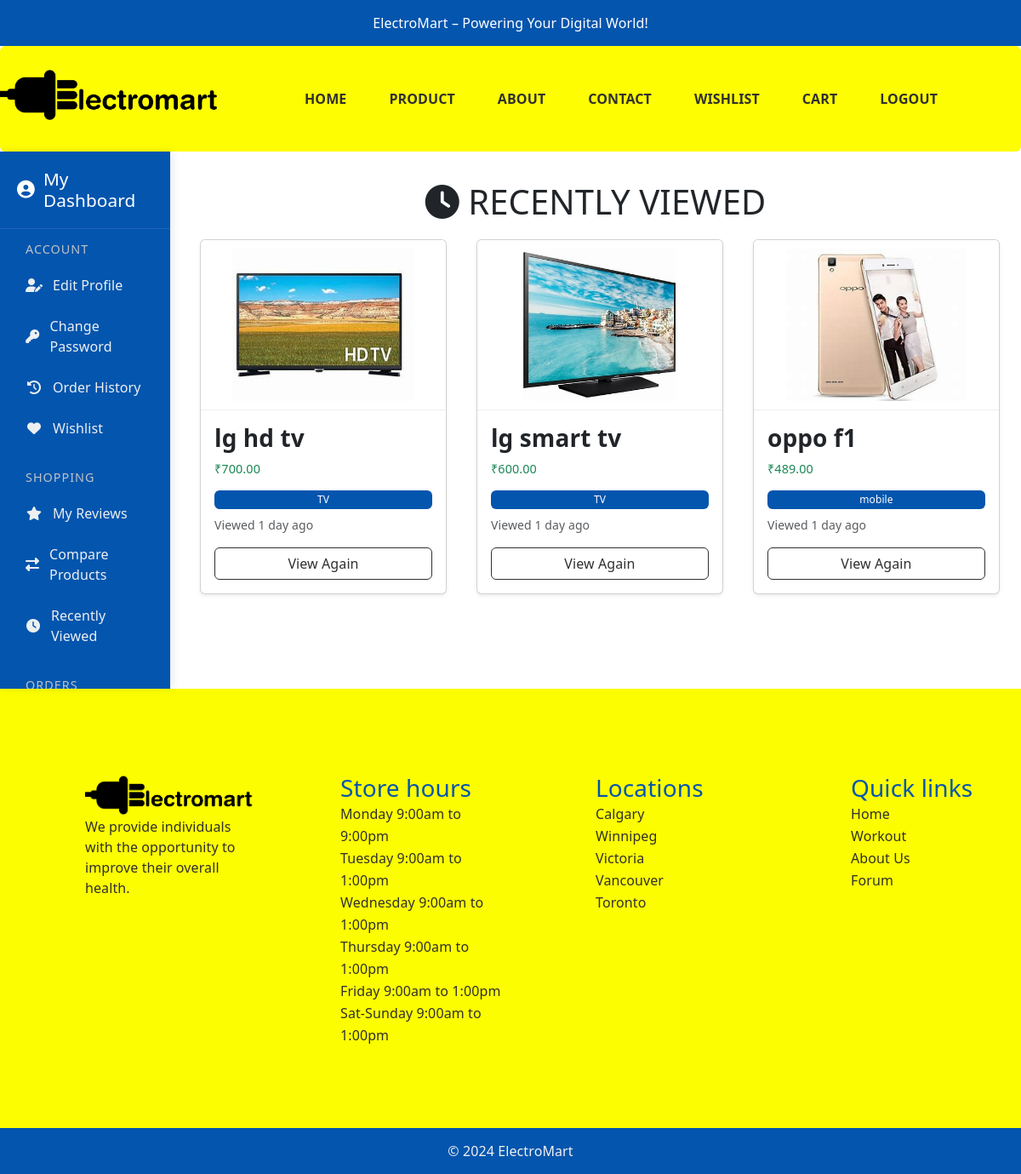
The page /customer/recently-viewed.php (signed in) on the database its author committed.
### tables this page shows
CREATE TABLE `recently_viewed` (
  `rid` int(11) NOT NULL,
  `id` int(11) NOT NULL,
  `product_id` int(11) NOT NULL,
  `viewed_at` datetime DEFAULT current_timestamp()
);

CREATE TABLE `products` (
  `id` int(11) NOT NULL,
  `vendor_id` int(11) NOT NULL,
  `name` varchar(255) NOT NULL,
  `description` text DEFAULT NULL,
  `Features` varchar(255) NOT NULL,
  `price` decimal(10,2) NOT NULL,
  `category` int(11) DEFAULT NULL,
  `stock` int(11) DEFAULT 0,
  `image` varchar(255) DEFAULT NULL,
  `created_at` timestamp NOT NULL DEFAULT current_timestamp()
);

CREATE TABLE `categories` (
  `id` int(11) NOT NULL,
  `name` varchar(255) NOT NULL,
  `created_at` timestamp NOT NULL DEFAULT current_timestamp()
);

### customer/recently-viewed.php (the view, shortened to what this page needs)
<?php include '../config/db.php';
$user_id = $_SESSION['user_id'] ?? 0;
$recently_viewed = [];
if ($user_id > 0) {
    $sql = "
        SELECT p.id, p.name, p.price, p.image, rv.viewed_at, c.name AS category_name
        FROM recently_viewed rv
        JOIN products p ON rv.product_id = p.id
        LEFT JOIN categories c ON p.category = c.id
        WHERE rv.id = ?
        ORDER BY rv.viewed_at DESC
        LIMIT 5
    ";
    $stmt = $conn->prepare($sql);
    $stmt->bind_param("i", $user_id);
    $stmt->execute();
    $res = $stmt->get_result();
    while ($row = $res->fetch_assoc()) {
        $recently_viewed[] = $row;
    }
}
function time_elapsed_string($datetime) {
    $now = new DateTime;
    $ago = new DateTime($datetime);
    $diff = $now->diff($ago);
    $diff->w = floor($diff->d / 7);
    $diff->d -= $diff->w * 7;
    $string = [
        'y' => 'year',
        'm' => 'month',
        'w' => 'week',
        'd' => 'day',
        'h' => 'hour',
        'i' => 'minute',
        's' => 'second',
    ];
    foreach ($string as $k => $v) {
        if ($diff->$k) {
            return $diff->$k . ' ' . $v . ($diff->$k > 1 ? 's' : '') . ' ago';
        }
    }
    return 'just now';
}
?>
<!DOCTYPE html>
<html lang="en">
<head>
    <link rel="stylesheet" href="https://cdnjs.cloudflare.com/ajax/libs/font-awesome/6.4.0/css/all.min.css">
    <link rel="stylesheet" href="public/css/stylesheet.css">
</head>
<body>
    <?php include 'header.php'; ?>
    <div class="dashboard-container">
        <?php include 'dashboard-sidebar.php'; ?>
        <main class="profile-main-content">
            <h1><i class="fas fa-clock"></i> Recently Viewed</h1>
            <div class="recently-viewed-container">
                <?php if (!empty($recently_viewed)): ?>
                    <?php foreach ($recently_viewed as $product): ?>
                        <div class="col-md-4 mb-4">
                    <div class="card h-100 shadow-sm">
                        <?php if (!empty($product['image']) && file_exists("../images/" . $product['image'])): ?>
                            <img src="../images/<?php echo htmlspecialchars($product['image']); ?>" class="card-img-top" alt="<?php echo htmlspecialchars($product['name']); ?>">
                        <?php else: ?>
                            <div class="bg-secondary text-white text-center p-5 rounded" style="height: 250px; display: flex; align-items: center; justify-content: center;">
                                <i class="bi bi-image" style="font-size: 3rem;"></i>
                            </div>
                        <?php endif; ?>
                        <div class="card-body d-flex flex-column">
                            <h5 class="card-title"><?php echo htmlspecialchars($product['name']); ?></h5>
                            <p class="card-text text-success">₹<?php echo number_format($product['price'], 2); ?></p>
                            <?php if (!empty($product['category_name'])): ?>
                                <span class="badge bg-primary mb-2"><?php echo htmlspecialchars($product['category_name']); ?></span>
                            <?php endif; ?>
                            <p class="text-muted small mb-3">Viewed <?php echo time_elapsed_string($product['viewed_at']); ?></p>
                            <a href="product_details.php?id=<?php echo $product['id']; ?>" class="btn btn-outline-primary mt-auto">
                                <i class="bi bi-eye"></i> View Again
                            </a>
                        </div>
                    </div>
                </div>
                    <?php endforeach; ?>
                <?php endif; ?>
            </div>
        </main>
    </div>
    <?php include 'footer.php'; ?>
</body>
</html>

### customer/recently-viewed.php (style rules this page uses)
.recently-viewed-container { grid-template-columns: repeat(auto-fill, minmax(200px, 1fr)); margin: 20px; display: flex; align-items: center; gap: 5px !important; }

### rows shown on the page
recently_viewed: product.image (picture), product.name "lg hd tv", product.price "700.00", categories.name "TV", viewed_at "1 day ago"
recently_viewed: product.image (picture), product.name "lg smart tv", product.price "600.00", categories.name "TV", viewed_at "1 day ago"
recently_viewed: product.image (picture), product.name "oppo f1", product.price "489.00", categories.name "mobile", viewed_at "1 day ago"
